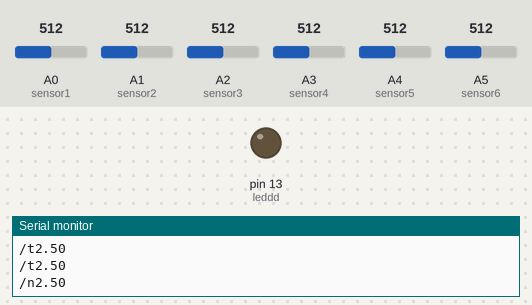
Simulated run of this sketch. Board: Arduino Uno, built with avr-gcc and run on an emulated ATmega328P. On the bench: output pins drawn as LEDs (lit = HIGH), the last lines printed to the serial monitor. Inputs (shaded band) come from the test bench; at power-on: A0 (sensor1) = 512, A1 (sensor2) = 512, A2 (sensor3) = 512, A3 (sensor4) = 512, A4 (sensor5) = 512, A5 (sensor6) = 512.

Above: at 1.2 s.
1.3 s: A0 (sensor1) set to 665
2.8 s: A0 (sensor1) set to 688
At 4.3 s:
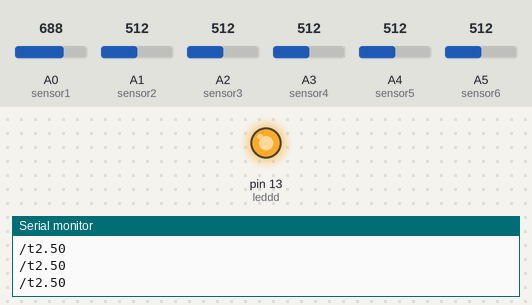
Timing chart, 0 to 5.8 s (numbered marks = the images above; inputs shaded):
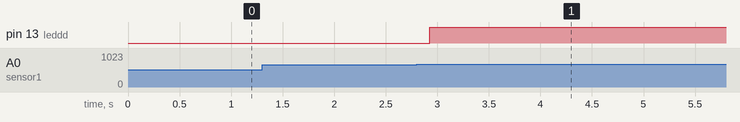

Measured:
- the behaviour switches between 675 and 676 on A0 (sensor1) (found by bisection; images 0 and 1)
- after the input at 2.8 s, pin 13 (leddd): LOW → HIGH after 0.13 s

The sketch:

_8_sensor_line_follower.ino
```cpp
int sensor1 = A0;
int sensor2 = A1;
int sensor3 = A2;
int sensor4 = A3;
int sensor5 = A4;
int sensor6 = A5;
int sensor7 = 4;
int sensor8 = 5;
int leddd = 13;


void setup() {

  // put your setup code here, to run once:
  pinMode (sensor1, INPUT);
  pinMode (sensor2, INPUT);
  pinMode (sensor3, INPUT);
  pinMode (sensor4, INPUT);
  pinMode (sensor5, INPUT);
  pinMode (sensor6, INPUT);
  pinMode (sensor7, INPUT);
  pinMode (sensor8, INPUT);

  pinMode (leddd, OUTPUT);
  Serial.begin(9600);

}
void loop() {
  int val1 = 0;
  int val2 = 0;
  int val3 = 0;
  int val4 = 0;
  int val5 = 0;
  int val6 = 0;
  int val7 = 0;
  int val8 = 0;
  val1 = analogRead(sensor1);
  val2 = analogRead(sensor2);
  val3 = analogRead(sensor3);
  val4 = analogRead(sensor4);
  val5 = analogRead(sensor5);
  val6 = analogRead(sensor6);
  val7 = analogRead(sensor7);
  val8 = analogRead(sensor8);


  // put your main code here, to run repeatedly:
  float voltage1 = val1 * (5.0 / 1023.0);
  float voltage2 = val2 * (5.0 / 1023.0);
  float voltage3 = val3 * (5.0 / 1023.0);
  float voltage4 = val4 * (5.0 / 1023.0);
  float voltage5 = val5 * (5.0 / 1023.0);
  float voltage6 = val6 * (5.0 / 1023.0);
  float voltage7 = val7 * (5.0 / 1023.0);
  float voltage8 = val8 * (5.0 / 1023.0);

  Serial.println(voltage1);
  Serial.print("/t");
  Serial.println(voltage2);
  Serial.print("/t");
  Serial.println(voltage3);
  Serial.print("/t");
  Serial.println(voltage4);
  Serial.print("/t");
  Serial.println(voltage5);
  Serial.print("/t");
  Serial.println(voltage6);
  Serial.print("/t");
  Serial.println(voltage7);
  Serial.print("/t");
  Serial.println(voltage8);
  Serial.print("/n");
  if ((voltage1 > 3.3) || (voltage2 > 3.3) || (voltage3 > 3.3) || (voltage4 > 3.3) || (voltage5 > 3.3) || (voltage6 > 3.3) || (voltage7 > 3.3) || (voltage8 > 3.3))
  {
    if ((val1 == LOW) || (val1 == LOW && val2 == LOW))
    {
      //    //servo.write(45);
      //  //delay(20);
      digitalWrite(leddd, LOW);
    }
    else if ((val2 == LOW) || (val3 == LOW && val2 == LOW))
    {
      digitalWrite(leddd, LOW);
      ////servo.write(35);
      ////delay(20);
    }
    else if ((val3 == LOW) || (val3 == LOW && val4 == LOW))
    {
      digitalWrite(leddd, LOW);
      //  //servo.write(25);
      // //delay(20);
    }
    else if (val4 == LOW)
    {
      digitalWrite(leddd, LOW);
      //  //servo.write(15);
      // //delay(20);
    }

    else if (val3 == LOW)
    {
      digitalWrite(leddd, LOW);
      //  //servo.write(-15);
      // //delay(20);
    }

    else if (val4 == LOW && val3 == LOW)
    {
      digitalWrite(leddd, LOW);
      //  //servo.write(0);
      // //delay(20);
    }
    if ((val8 == LOW) || (val8 == LOW && val7 == LOW))
    {
      digitalWrite(leddd, LOW);
      // //servo.write(-45);
      // //delay(20);
    }
    else if ((val7 == LOW) || (val4 == LOW && val7 == LOW))
    {
      // //servo.write(-35);
      digitalWrite(leddd, LOW);
      ////delay(20);
    }
    else if ((val4 == LOW) || (val4 == LOW && val3 == LOW))
    {
      digitalWrite(leddd, LOW);
      ////servo.write(-25);
      // //delay(20);

    }

    else if ((val2 == LOW && val3 == LOW && val4 == LOW && val5 == LOW && val6 == LOW && val7 == LOW) ||
             (val2 == LOW && val3 == LOW && val4 == LOW && val5 == LOW && val6 == LOW && val7 == LOW && val8 == LOW) ||
             (val1 == LOW && val2 == LOW && val3 == LOW && val4 == LOW && val5 == LOW && val6 == LOW && val7 == LOW) ||
             (val1 == LOW && val2 == LOW && val3 == LOW && val4 == LOW && val5 == LOW && val6 == LOW && val7 == LOW && val8 == LOW))
    {
      //servo.write(90);
      //delay(20);

      digitalWrite(leddd, LOW);

    }
    else if ((val1 == LOW && val2 == LOW && val3 == LOW) ||
             (val1 == LOW && val2 == LOW && val3 == LOW && val4 == LOW) ||
             (val1 == LOW && val2 == LOW && val3 == LOW && val4 == LOW && val5 == LOW))
    {
      //servo.write(-90);
      //delay(20);

      digitalWrite(leddd, LOW);
    }
    else if ((val6 == LOW && val7 == LOW && val8 == LOW) ||
             (val5 == LOW && val6 == LOW && val7 == LOW && val8 == LOW) ||
             (val4 == LOW && val5 == LOW && val6 == LOW && val7 == LOW && val8 == LOW))
    {
      //servo.write(90);
      //delay(20);
      digitalWrite(leddd, LOW);
    }
    else
    {
      digitalWrite(leddd, HIGH);
    }
  }
  else
  {

  }
}
```
